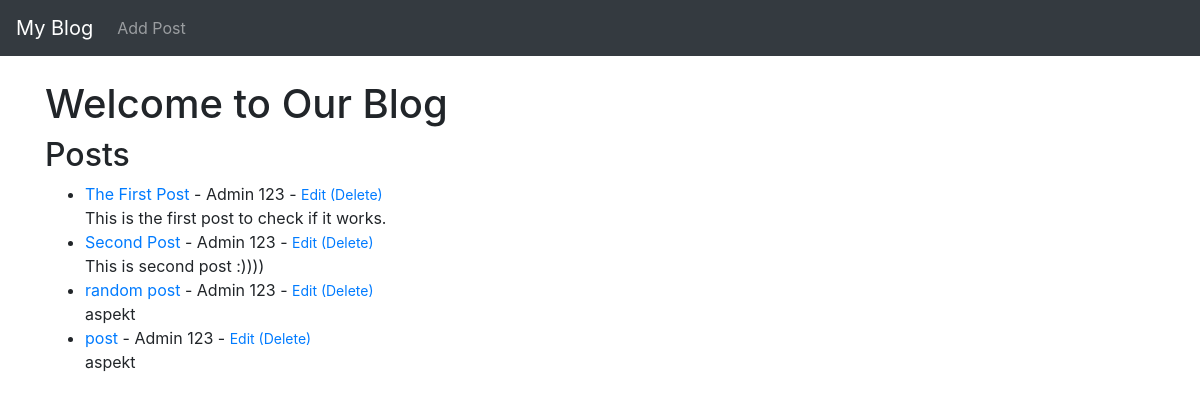
The app's page /, older data.
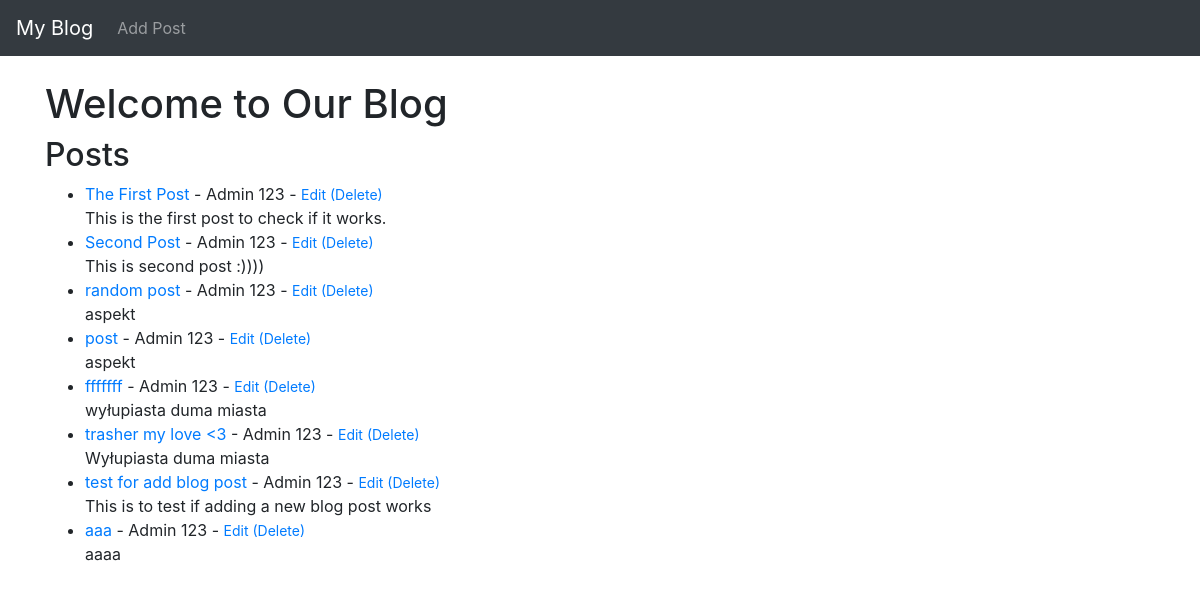
The same page, newer data.
### theblog/models.py (models this page shows, shortened)
class Post(models.Model):
    title = models.CharField(max_length=255)
    title_tag = models.CharField(max_length=255)
    author = models.ForeignKey(User, on_delete=models.CASCADE)
    body = models.TextField()
    created_at = models.DateTimeField(default=timezone.now)
    updated_at = models.DateTimeField(auto_now=True)
    is_public = models.BooleanField(default=True)
    password = models.CharField(max_length=50, blank=True, null=True)
    image = models.ImageField(upload_to='images/', null=True, blank=True)
    media_link = models.URLField(max_length=200, null=True, blank=True)

### theblog/views.py (the view)
# urls.py: path('', HomeView.as_view(), name="home"),
class HomeView(ListView):
    model = Post
    template_name = 'home.html'

### theblog/templates/home.html
{% extends 'base.html' %}
{% block content %}
    <h1>Welcome to Our Blog</h1>
    <h2>Posts</h2>
    <ul>
    {% for post in object_list %}
        <li><a href="{% url 'article-detail' post.pk %}">{{ post.title }}</a> - {{ post.author.first_name}}
            {{ post.author.last_name}} - <small><a href="{% url 'update_post' post.pk %}">Edit</a>
            <a href="{% url 'delete_post' post.pk %}">(Delete)</a>
            </small><br/>
            {{ post.body }}</li>
    {% endfor %}
    </ul>
{% endblock %}

Row changes from the older to the newer data that the page shows:
added Post: title "fffffff", author.first_name "Admin", author.last_name "123", body "wyłupiasta duma miasta"
added Post: title "trasher my love <3", author.first_name "Admin", author.last_name "123", body "Wyłupiasta duma miasta"
added Post: title "test for add blog post", author.first_name "Admin", author.last_name "123", body "This is to test if adding a new blog post works"
added Post: title "aaa", author.first_name "Admin", author.last_name "123", body "aaaa"
